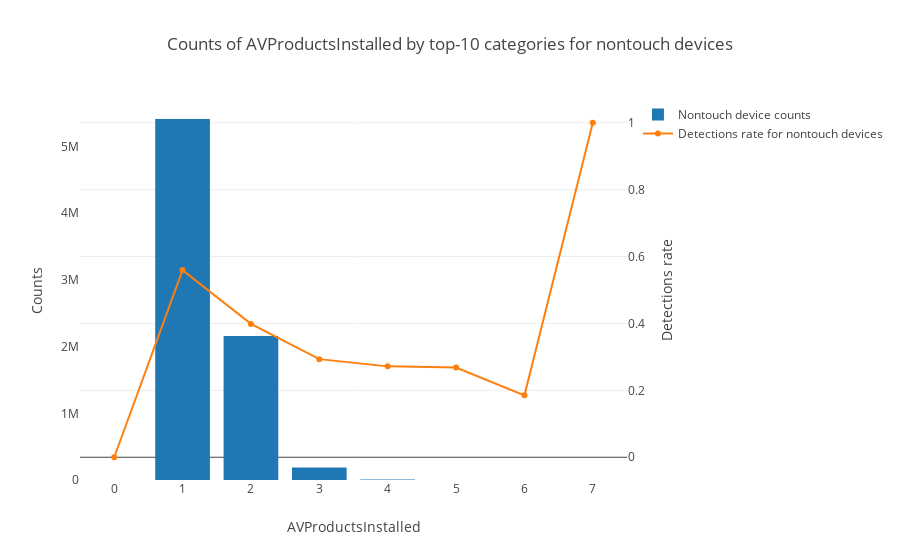

The notebook cell saved with this chart:
### Code cell
plot_categorical_feature('AVProductsInstalled', True, by_touch=True)

### Figure 1 — Plotly figure (JSON) as saved in the notebook; plotly's stock layout.template omitted (floating-point values rounded to 4 significant figures)
{"data": [{"name": "Nontouch device counts", "type": "bar", "uid": "56cc2c32-9d3f-4543-ae90-89727e86e9c9", "x": [0.0, 1.0, 2.0, 3.0, 4.0, 5.0, 6.0, 7.0], "y": [1, 5412701, 2160603, 186244, 7987, 436, 27, 1]}, {"name": "Detections rate for nontouch devices", "type": "scatter", "uid": "b9358af8-0278-44dc-8e6f-2ac6d7873cdf", "x": [0.0, 1.0, 2.0, 3.0, 4.0, 5.0, 6.0, 7.0], "y": [0.0, 0.5594, 0.3986, 0.2933, 0.2717, 0.2683, 0.1852, 1.0], "yaxis": "y2"}], "layout": {"barmode": "group", "legend": {"orientation": "v"}, "title": {"text": "Counts of AVProductsInstalled by top-10 categories for nontouch devices"}, "xaxis": {"showgrid": false, "showline": false, "title": {"text": "AVProductsInstalled"}, "type": "category", "zeroline": false}, "yaxis": {"showgrid": false, "showline": false, "title": {"text": "Counts"}, "zeroline": false}, "yaxis2": {"overlaying": "y", "side": "right", "title": {"text": "Detections rate"}}}}
